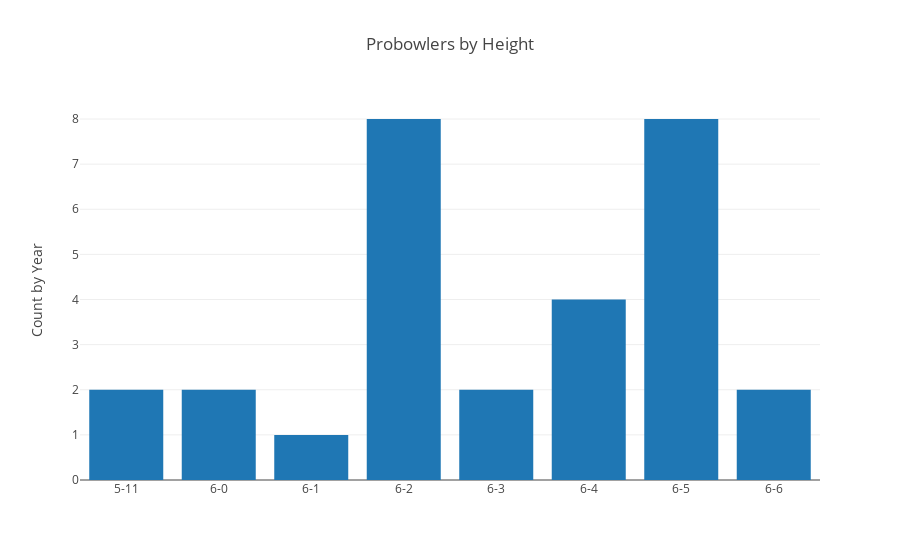

The notebook cell saved with this chart:
### Code cell
# Number of Probowl QB by Height
# Plotly

df_phys = df_viz[['Player',
 'School.x',
 'Height',
 'Wt',
 'Pro_bowl',]]

df_phys = df_viz[df_viz.Pro_bowl == 'Yes']
df_phys = df_phys.groupby(['Height']).size().reset_index(name='counts')

# Creating trace1
trace1 = go.Bar(
                x = df_phys['Height'],
                y = df_phys.counts,
                name = "Count of Probowl", # legend
                # marker = dict(color = 'rgba(16, 112, 2, 0.8)'), # color
)


# Layers of visual
data = [trace1]

# Layout
layout = go.Layout(
                   title = 'Probowlers by Height',
                   xaxis = dict(tickmode = 'linear'),
                   yaxis = dict(title = 'Count by Year')
)

fig = go.Figure(data = data, layout = layout)

py.iplot(fig) #iplot for inline / plot for new html

### Figure 1 — Plotly figure (JSON) as saved in the notebook; plotly's stock layout.template omitted (floating-point values rounded to 4 significant figures)
{"data": [{"name": "Count of Probowl", "type": "bar", "x": ["5-11", "6-0", "6-1", "6-2", "6-3", "6-4", "6-5", "6-6"], "y": [2, 2, 1, 8, 2, 4, 8, 2]}], "layout": {"title": "Probowlers by Height", "xaxis": {"tickmode": "linear"}, "yaxis": {"title": "Count by Year"}}}
